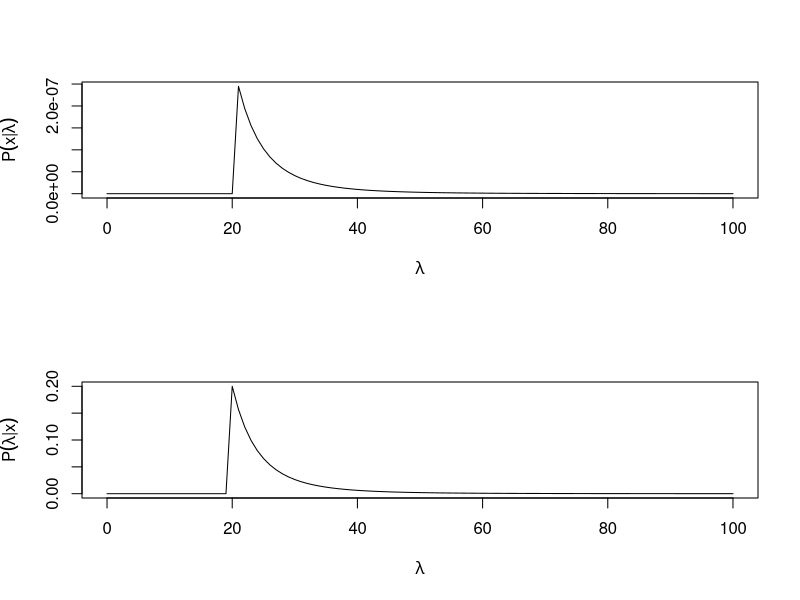

The R script that drew this image:
library(VGAM)

likelihood.f <- function(lambda, K, xm){
  if (lambda > xm){
    y <- lambda^-K
  } else {
    y <- 0 
  }
  return(y)
}

likelihood.f <- Vectorize(likelihood.f)

K <- 5
xm <- 20

par(mfrow=c(2,1))

# Likelihood function
curve(likelihood.f(x, K=K, xm=xm),
      xlim=c(0, 100),
      xlab=expression(lambda),
      ylab=expression(P*(x*'|'*lambda)))
      
curve(dpareto(x, scale=xm, shape=K-1),
      xlim=c(0, 100),
      xlab=expression(lambda),
      ylab=expression(P*(lambda*'|'*x)))
